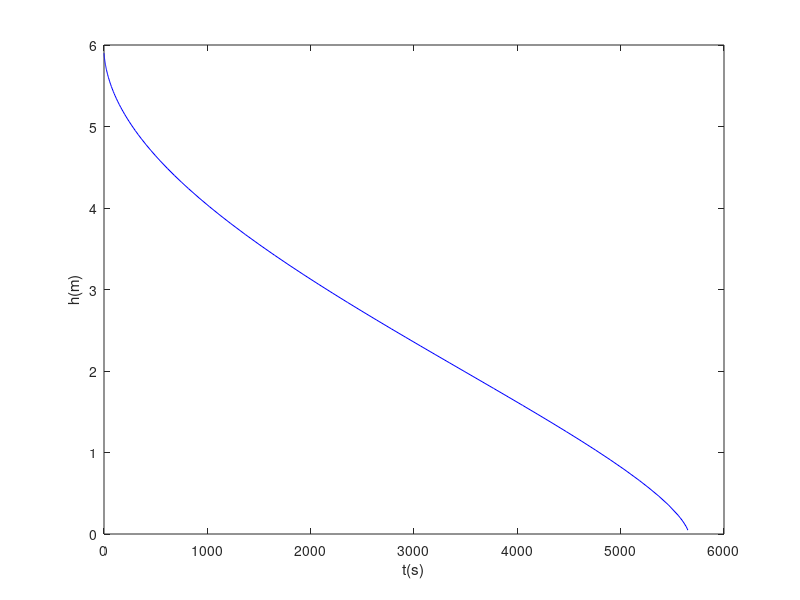

MATLAB code for this plot:
clc(), clear(), close('all');

%%Adatok
h0 = 5.9; %m
a = 1.5;%m
b = 4.0;%m
c = 3.0;%m
r = 2.5E-02; %m
g = 9.81; %m/s^2
t0 = 0; %s
tv = 5650; %s

%%Megoldas
dhdt = @(t, h) (r ^ 2 * sqrt(2*g*h))./ (a * b * (-1 + ((h-c).^2)./(c^2)));

[ido, magassag] = ode45( dhdt, [t0, tv], h0);

%%Abrazolas
plot(ido, magassag, 'b');
xlabel('t(s)');
ylabel('h(m)');




